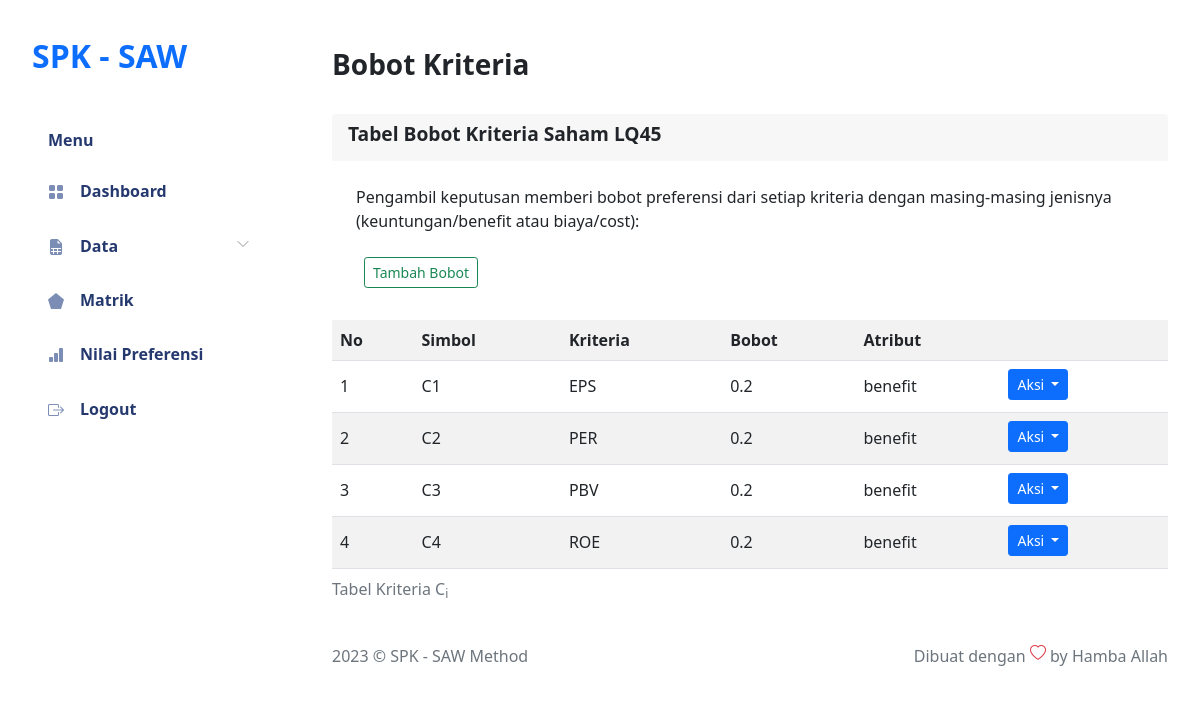
Page /bobot.php on the committed database.
### tables this page shows
CREATE TABLE `kriteria_saw` (
  `id_kriteria` int(11) NOT NULL,
  `nama_kriteria` varchar(30) NOT NULL,
  `bobot` double NOT NULL,
  `jenis` enum('cost','benefit') NOT NULL
);

### bobot.php (the view, shortened to what this page needs)
<!DOCTYPE html>
<html lang="en">
  <?php
require "layout/head.php";
require "koneksi.php";
?>
  <body>
    <div id="app">
      <?php require "layout/sidebar.php";?>
      <div id="main">
        <div class="page-heading">
          <h3>Bobot Kriteria</h3>
        </div>
        <div class="page-content">
          <section class="row">
            <div class="col-12">
              <div class="card">
                <div class="card-header">
                  <h4 class="card-title">Tabel Bobot Kriteria Saham LQ45</h4>
                </div>
                <div class="card-content">
                  <div class="card-body">
                    <p class="card-text">Pengambil keputusan memberi bobot preferensi dari setiap kriteria dengan
                      masing-masing jenisnya (keuntungan/benefit atau biaya/cost):</p>
                                     <button type="button" class="btn btn-outline-success btn-sm m-2" data-bs-toggle="modal"
                                        data-bs-target="#inlineForm">
                                        Tambah Bobot
                                    </button>
                  </div>
                  <div class="table-responsive">
                    <table class="table table-striped mb-0">
                    <caption>
    Tabel Kriteria C<sub>i</sub>
  </caption>
  <tr>
    <th>No</th>
    <th>Simbol</th>
    <th>Kriteria</th>
    <th>Bobot</th>
    <th colspan="2">Atribut</th>
  </tr>
          <?php
          $sql = 'SELECT id_kriteria, nama_kriteria, bobot, jenis FROM kriteria_saw';
          $result = $db->query($sql);
          if ($result->num_rows > 0) {
              $no = 1;
              while ($data = $result->fetch_array(MYSQLI_ASSOC)) {
                  echo
                      "<tr>
                      <td class='right'>$no</td>
                      <td class='center'>C$no</td>
                      <td>$data[nama_kriteria]</td>
                      <td>$data[bobot]</td>
                      <td>$data[jenis]</td>
                      <td>
                      <div class='btn-group mb-1'>
                      <div class='dropdown'>
                          <button class='btn btn-primary dropdown-toggle me-1 btn-sm' type='button'
                              id='dropdownMenuButton' data-bs-toggle='dropdown'
                              aria-haspopup='true' aria-expanded='false'>
                              Aksi
                          </button>
                          <div class='dropdown-menu' aria-labelledby='dropdownMenuButton'>
                              <a class='dropdown-item' href='bobot-edit.php?id=".$data['id_kriteria']."'>Edit</a>
                              <a class='dropdown-item' href='bobot-hapus.php?id=".$data['id_kriteria']."'>Hapus</a>
                          </div>
                      </div>
                  </div>
                      </td>
                  </tr>\n";
                  $no++;
              }
          }
          ?>
                    </table>
                  </div>
                </div>
              </div>
            </div>
          </section>
        </div>
        <?php require "layout/footer.php";?>
      </div>
    </div>
  </body>
</html>

### layout/head.php (shortened to what this page needs)
<head>
    <link rel="stylesheet" href="assets/css/bootstrap.css">
    <link rel="stylesheet" href="assets/vendors/iconly/bold.css">
    <link rel="stylesheet" href="assets/vendors/perfect-scrollbar/perfect-scrollbar.css">
    <link rel="stylesheet" href="assets/vendors/bootstrap-icons/bootstrap-icons.css">
    <link rel="stylesheet" href="assets/css/app.css">
    <link rel="stylesheet" href="https://cdn.datatables.net/1.13.1/css/dataTables.bootstrap5.min.css">
</head>

### layout/sidebar.php (shortened to what this page needs)
<div id="sidebar" class="active">
    <div class="sidebar-wrapper active">
        <div class="sidebar-header">
            <div class="d-flex justify-content-between">
                <div class="logo">
                    <a href="./">SPK - SAW</a>
                </div>
            </div>
        </div>
        <div class="sidebar-menu">
            <ul class="menu">
                <li class="sidebar-title">Menu</li>
                <li class="sidebar-item">
                    <a href="dashboard.php" class='sidebar-link'>
                        <i class="bi bi-grid-fill"></i>
                        <span>Dashboard</span>
                    </a>
                </li>
                <li class="sidebar-item  has-sub">
                    <a href="#" class='sidebar-link'>
                        <i class="bi bi-file-earmark-spreadsheet-fill"></i>
                        <span>Data</span>
                    </a>
                </li>
                <li class="sidebar-item">
                    <a href="matrik.php" class='sidebar-link'>
                        <i class="bi bi-pentagon-fill"></i>
                        <span>Matrik</span>
                    </a>
                </li>
                <li class="sidebar-item">
                    <a href="preferensi.php" class='sidebar-link'>
                        <i class="bi bi-bar-chart-fill"></i>
                        <span>Nilai Preferensi</span>
                    </a>
                </li>
                <li class="sidebar-item">
                    <a href="logout.php" class='sidebar-link'>
                        <i class="bi bi-box-arrow-right"></i>
                        <span>Logout</span>
                    </a>
                </li>
            </ul>
        </div>
    </div>
</div>

### layout/footer.php
<footer>
    <div class="footer clearfix mb-0 text-muted">
        <div class="float-start">
            <p>2023 &copy; SPK - SAW Method</p>
        </div>
        <div class="float-end">
            <p>Dibuat dengan  <span class="text-danger"><i class="bi bi-heart"></i></span>  by Hamba Allah</p>
        </div>
    </div>
</footer>

### assets/css/app.css (style rules this page uses)
.btn.btn-danger,.btn.btn-info,.btn.btn-primary,.btn.btn-secondary,.btn.btn-success,.btn.btn-warning { color:#fff }
.card { margin-bottom:2.2rem;border:none }
.card .card-header { border:none }
.card .card-header h4 { font-size:1.2rem;font-weight:700 }
.card .card-content { position:relative }
.card .card-title { font-size:1.2rem }
.card .card-body { padding:1.5rem }
.dropdown-toggle:after { color:#fff }
#sidebar.active .sidebar-wrapper { left:0 }
.sidebar-wrapper { width:300px;height:100vh;position:fixed;top:0;z-index:10;overflow-y:auto;background-color:#fff;bottom:0;transition:left .5s ease-out }
.sidebar-wrapper .sidebar-header { padding:2rem 2rem 1rem;font-size:2rem;font-weight:700 }
.sidebar-wrapper .menu { margin-top:2rem;padding:0 2rem;font-weight:600 }
.sidebar-wrapper .menu .sidebar-title { padding:0 1rem;margin:1.5rem 0 1rem;font-size:1rem;list-style:none;font-weight:600;color:#25396f }
.sidebar-wrapper .menu .sidebar-link { display:block;padding:.7rem 1rem;font-size:1rem;display:flex;align-items:center;border-radius:.5rem;transition:all .5s;text-decoration:none;color:#25396f }
.sidebar-wrapper .menu .sidebar-link i,.sidebar-wrapper .menu .sidebar-link svg { color:#7c8db5 }
.sidebar-wrapper .menu .sidebar-link span { margin-left:1rem }
.sidebar-wrapper .menu .sidebar-item { list-style:none;margin-top:.5rem;position:relative }
.sidebar-wrapper .menu .sidebar-item.has-sub .sidebar-link:after { position:absolute;color:#ccc;right:15px;top:12px;display:block }
.dataTable-table td,.dataTable-table thead th,.table td,.table thead th { vertical-align:middle }
.bi { width:1rem;height:1rem }
#main { margin-left:300px;padding:2rem }
.page-heading { margin:0 0 2rem }
.page-heading h3 { font-weight:700 }
a { text-decoration:none }

### rows in the picture
kriteria_saw: nama_kriteria "EPS", bobot "0.2", jenis "benefit"
kriteria_saw: nama_kriteria "PER", bobot "0.2", jenis "benefit"
kriteria_saw: nama_kriteria "PBV", bobot "0.2", jenis "benefit"
kriteria_saw: nama_kriteria "ROE", bobot "0.2", jenis "benefit"
